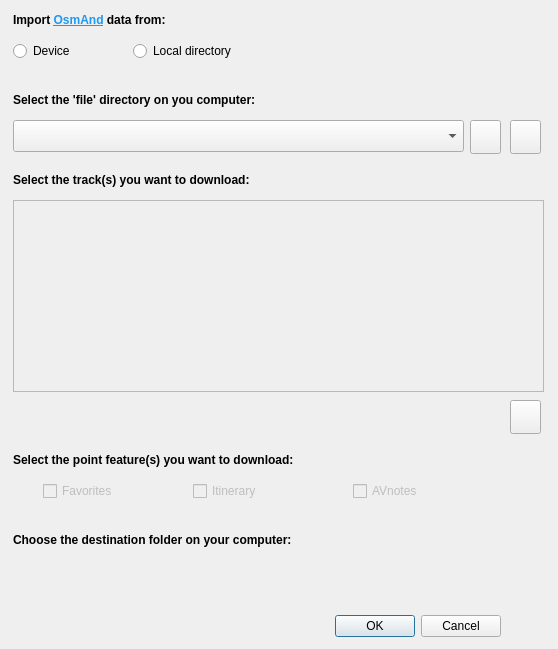
<?xml version="1.0" encoding="UTF-8"?>
<ui version="4.0">
 <class>Dialog</class>
 <widget class="QDialog" name="Dialog">
  <property name="windowModality">
   <enum>Qt::ApplicationModal</enum>
  </property>
  <property name="geometry">
   <rect>
    <x>0</x>
    <y>0</y>
    <width>558</width>
    <height>649</height>
   </rect>
  </property>
  <property name="windowTitle">
   <string>OsmAnd bridge - Select items to import </string>
  </property>
  <property name="locale">
   <locale language="English" country="UnitedStates"/>
  </property>
  <widget class="QDialogButtonBox" name="buttonBox">
   <property name="geometry">
    <rect>
     <x>150</x>
     <y>610</y>
     <width>351</width>
     <height>32</height>
    </rect>
   </property>
   <property name="locale">
    <locale language="English" country="UnitedStates"/>
   </property>
   <property name="orientation">
    <enum>Qt::Horizontal</enum>
   </property>
   <property name="standardButtons">
    <set>QDialogButtonBox::Cancel|QDialogButtonBox::Ok</set>
   </property>
  </widget>
  <widget class="QTableWidget" name="tW_tracks">
   <property name="enabled">
    <bool>false</bool>
   </property>
   <property name="geometry">
    <rect>
     <x>13</x>
     <y>200</y>
     <width>531</width>
     <height>192</height>
    </rect>
   </property>
   <property name="locale">
    <locale language="English" country="UnitedStates"/>
   </property>
   <property name="editTriggers">
    <set>QAbstractItemView::NoEditTriggers</set>
   </property>
   <property name="rowCount">
    <number>0</number>
   </property>
   <property name="columnCount">
    <number>0</number>
   </property>
  </widget>
  <widget class="QgsFileWidget" name="QgsFW_osmand_root_path">
   <property name="geometry">
    <rect>
     <x>13</x>
     <y>120</y>
     <width>531</width>
     <height>34</height>
    </rect>
   </property>
   <property name="locale">
    <locale language="English" country="UnitedStates"/>
   </property>
   <property name="storageMode">
    <enum>QgsFileWidget::GetDirectory</enum>
   </property>
   <property name="options">
    <set>QFileDialog::ShowDirsOnly</set>
   </property>
  </widget>
  <widget class="QgsFileWidget" name="QgsFW_dest_path">
   <property name="enabled">
    <bool>true</bool>
   </property>
   <property name="geometry">
    <rect>
     <x>13</x>
     <y>560</y>
     <width>531</width>
     <height>34</height>
    </rect>
   </property>
   <property name="locale">
    <locale language="English" country="UnitedStates"/>
   </property>
   <property name="storageMode">
    <enum>QgsFileWidget::GetDirectory</enum>
   </property>
   <property name="options">
    <set>QFileDialog::ShowDirsOnly</set>
   </property>
  </widget>
  <widget class="QCheckBox" name="cB_favorites">
   <property name="enabled">
    <bool>false</bool>
   </property>
   <property name="geometry">
    <rect>
     <x>43</x>
     <y>480</y>
     <width>88</width>
     <height>22</height>
    </rect>
   </property>
   <property name="locale">
    <locale language="English" country="UnitedStates"/>
   </property>
   <property name="text">
    <string>Favorites</string>
   </property>
   <property name="tristate">
    <bool>true</bool>
   </property>
  </widget>
  <widget class="QCheckBox" name="cB_itinerary">
   <property name="enabled">
    <bool>false</bool>
   </property>
   <property name="geometry">
    <rect>
     <x>193</x>
     <y>480</y>
     <width>88</width>
     <height>22</height>
    </rect>
   </property>
   <property name="locale">
    <locale language="English" country="UnitedStates"/>
   </property>
   <property name="text">
    <string>Itinerary</string>
   </property>
  </widget>
  <widget class="QCheckBox" name="cB_AVnotes">
   <property name="enabled">
    <bool>false</bool>
   </property>
   <property name="geometry">
    <rect>
     <x>353</x>
     <y>480</y>
     <width>88</width>
     <height>22</height>
    </rect>
   </property>
   <property name="locale">
    <locale language="English" country="UnitedStates"/>
   </property>
   <property name="text">
    <string>AVnotes</string>
   </property>
  </widget>
  <widget class="QLabel" name="label">
   <property name="geometry">
    <rect>
     <x>13</x>
     <y>90</y>
     <width>411</width>
     <height>21</height>
    </rect>
   </property>
   <property name="text">
    <string>&lt;html&gt;&lt;head/&gt;&lt;body&gt;&lt;p&gt;&lt;span style=&quot; font-weight:600;&quot;&gt;Select the 'file' directory on you computer:&lt;/span&gt;&lt;/p&gt;&lt;/body&gt;&lt;/html&gt;</string>
   </property>
   <property name="openExternalLinks">
    <bool>true</bool>
   </property>
  </widget>
  <widget class="QLabel" name="label_2">
   <property name="geometry">
    <rect>
     <x>13</x>
     <y>170</y>
     <width>411</width>
     <height>20</height>
    </rect>
   </property>
   <property name="text">
    <string>&lt;html&gt;&lt;head/&gt;&lt;body&gt;&lt;p&gt;&lt;span style=&quot; font-weight:600;&quot;&gt;Select the track(s) you want to download:&lt;/span&gt;&lt;/p&gt;&lt;/body&gt;&lt;/html&gt;</string>
   </property>
  </widget>
  <widget class="QLabel" name="label_3">
   <property name="geometry">
    <rect>
     <x>13</x>
     <y>450</y>
     <width>411</width>
     <height>20</height>
    </rect>
   </property>
   <property name="text">
    <string>&lt;html&gt;&lt;head/&gt;&lt;body&gt;&lt;p&gt;&lt;span style=&quot; font-weight:600;&quot;&gt;Select the point feature(s) you want to download:&lt;/span&gt;&lt;/p&gt;&lt;/body&gt;&lt;/html&gt;</string>
   </property>
  </widget>
  <widget class="QLabel" name="label_4">
   <property name="geometry">
    <rect>
     <x>13</x>
     <y>530</y>
     <width>411</width>
     <height>20</height>
    </rect>
   </property>
   <property name="text">
    <string>&lt;html&gt;&lt;head/&gt;&lt;body&gt;&lt;p&gt;&lt;span style=&quot; font-weight:600;&quot;&gt;Choose the destination folder on your computer:&lt;/span&gt;&lt;/p&gt;&lt;/body&gt;&lt;/html&gt;</string>
   </property>
  </widget>
  <widget class="QLabel" name="label_6">
   <property name="geometry">
    <rect>
     <x>463</x>
     <y>10</y>
     <width>81</width>
     <height>81</height>
    </rect>
   </property>
   <property name="text">
    <string notr="true"/>
   </property>
   <property name="pixmap">
    <pixmap>OsmAnd_logo.png</pixmap>
   </property>
   <property name="scaledContents">
    <bool>true</bool>
   </property>
  </widget>
  <widget class="QRadioButton" name="rBdevice">
   <property name="geometry">
    <rect>
     <x>13</x>
     <y>40</y>
     <width>105</width>
     <height>22</height>
    </rect>
   </property>
   <property name="text">
    <string>Device</string>
   </property>
   <attribute name="buttonGroup">
    <string notr="true">buttonGroup</string>
   </attribute>
  </widget>
  <widget class="QRadioButton" name="rBdir">
   <property name="geometry">
    <rect>
     <x>133</x>
     <y>40</y>
     <width>151</width>
     <height>22</height>
    </rect>
   </property>
   <property name="text">
    <string>Local directory</string>
   </property>
   <attribute name="buttonGroup">
    <string notr="true">buttonGroup</string>
   </attribute>
  </widget>
  <widget class="QComboBox" name="cBdeviceList">
   <property name="geometry">
    <rect>
     <x>13</x>
     <y>120</y>
     <width>451</width>
     <height>32</height>
    </rect>
   </property>
  </widget>
  <widget class="QLabel" name="label_5">
   <property name="geometry">
    <rect>
     <x>13</x>
     <y>10</y>
     <width>411</width>
     <height>21</height>
    </rect>
   </property>
   <property name="text">
    <string>&lt;html&gt;&lt;head/&gt;&lt;body&gt;&lt;p&gt;&lt;span style=&quot; font-weight:600;&quot;&gt;Import &lt;/span&gt;&lt;a href=&quot;https://osmand.net/&quot;&gt;&lt;span style=&quot; font-weight:600; text-decoration: underline; color:#1d99f3;&quot;&gt;OsmAnd&lt;/span&gt;&lt;/a&gt;&lt;span style=&quot; font-weight:600;&quot;&gt; data from:&lt;/span&gt;&lt;/p&gt;&lt;/body&gt;&lt;/html&gt;</string>
   </property>
   <property name="openExternalLinks">
    <bool>true</bool>
   </property>
  </widget>
  <widget class="QPushButton" name="qbGoMTP">
   <property name="geometry">
    <rect>
     <x>510</x>
     <y>120</y>
     <width>31</width>
     <height>34</height>
    </rect>
   </property>
   <property name="toolTip">
    <string>Select device</string>
   </property>
   <property name="text">
    <string/>
   </property>
  </widget>
  <widget class="QPushButton" name="qbRefresh">
   <property name="geometry">
    <rect>
     <x>470</x>
     <y>120</y>
     <width>31</width>
     <height>34</height>
    </rect>
   </property>
   <property name="toolTip">
    <string>Refresh device list</string>
   </property>
   <property name="text">
    <string/>
   </property>
  </widget>
  <widget class="QPushButton" name="clearPB">
   <property name="geometry">
    <rect>
     <x>510</x>
     <y>400</y>
     <width>31</width>
     <height>34</height>
    </rect>
   </property>
   <property name="toolTip">
    <string>Clear selection</string>
   </property>
   <property name="text">
    <string/>
   </property>
  </widget>
 </widget>
 <customwidgets>
  <customwidget>
   <class>QgsFileWidget</class>
   <extends>QWidget</extends>
   <header>qgsfilewidget.h</header>
  </customwidget>
 </customwidgets>
 <resources/>
 <connections>
  <connection>
   <sender>buttonBox</sender>
   <signal>accepted()</signal>
   <receiver>Dialog</receiver>
   <slot>accept()</slot>
   <hints>
    <hint type="sourcelabel">
     <x>248</x>
     <y>254</y>
    </hint>
    <hint type="destinationlabel">
     <x>157</x>
     <y>274</y>
    </hint>
   </hints>
  </connection>
  <connection>
   <sender>buttonBox</sender>
   <signal>rejected()</signal>
   <receiver>Dialog</receiver>
   <slot>reject()</slot>
   <hints>
    <hint type="sourcelabel">
     <x>316</x>
     <y>260</y>
    </hint>
    <hint type="destinationlabel">
     <x>286</x>
     <y>274</y>
    </hint>
   </hints>
  </connection>
 </connections>
 <buttongroups>
  <buttongroup name="buttonGroup"/>
 </buttongroups>
</ui>
